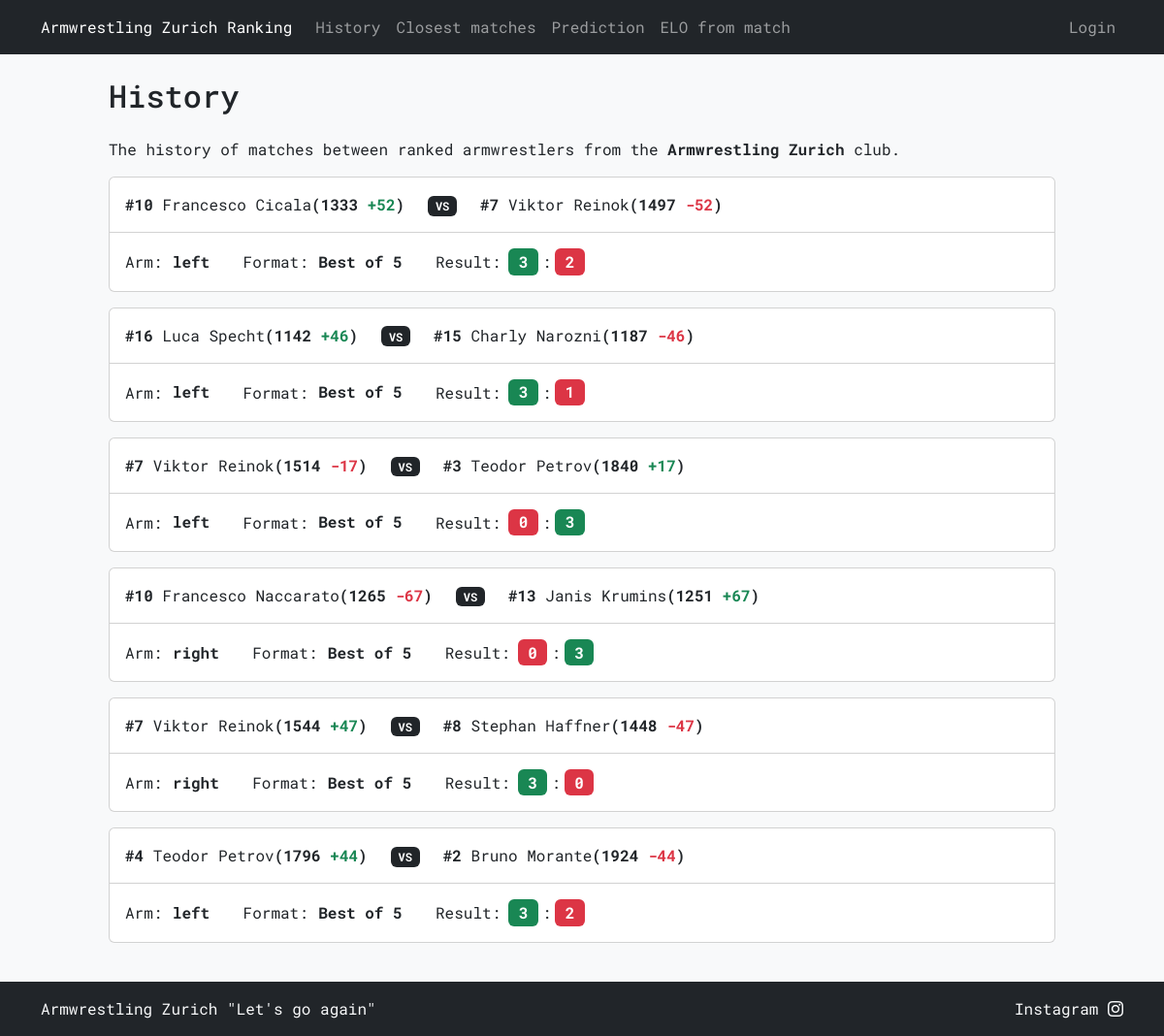
Before: /history with the older database file.
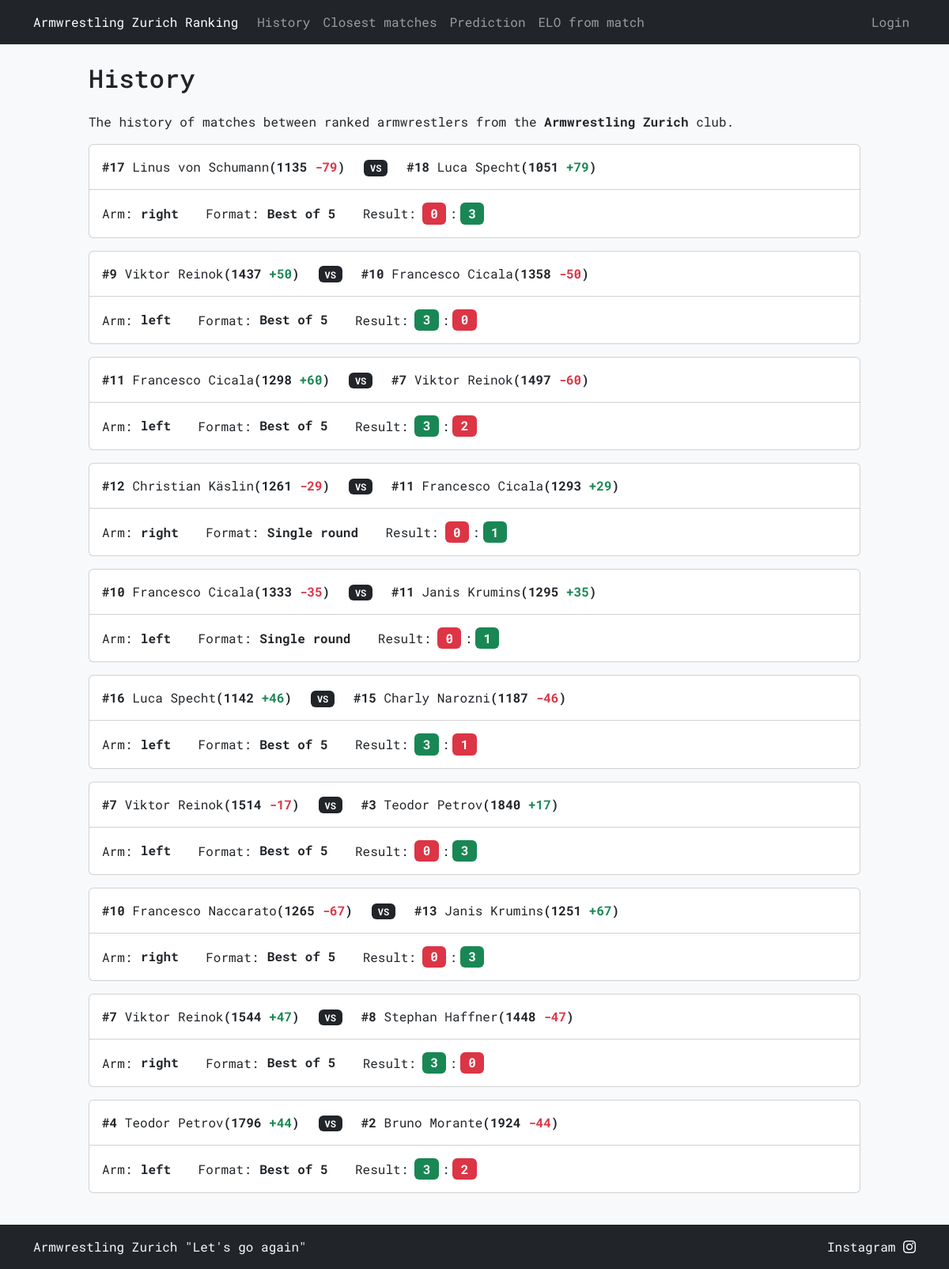
After: the same page with the newer database file.
### tables this page shows
CREATE TABLE "history" (
    id INTEGER PRIMARY KEY AUTOINCREMENT,
    armwrestler1_name TEXT NOT NULL,
    armwrestler2_name TEXT NOT NULL,
    arm TEXT NOT NULL CHECK (arm IN ('right', 'left')),
    armwrestler1_rank INTEGER NOT NULL,
    armwrestler2_rank INTEGER NOT NULL,
    armwrestler1_elo INTEGER NOT NULL,
    armwrestler2_elo INTEGER NOT NULL,
    armwrestler1_score INTEGER NOT NULL,
    armwrestler2_score INTEGER NOT NULL,
    armwrestler1_elo_diff INTEGER NOT NULL,
    armwrestler2_elo_diff INTEGER NOT NULL,
    selected_format TEXT NOT NULL,
    date DATETIME DEFAULT CURRENT_TIMESTAMP,
    added_by TEXT NOT NULL,
    FOREIGN KEY (armwrestler1_name) REFERENCES armwrestlers(name),
    FOREIGN KEY (armwrestler2_name) REFERENCES armwrestlers(name),
    FOREIGN KEY (added_by) REFERENCES users(username)
);

### armelo_app.py (the view)
@app.route("/history")
def history():
    history = db_execute('SELECT * FROM history ORDER BY id DESC LIMIT 20')
    colors = []
    for record in history:
        armwrestler_1_diff_format, armwrestler_2_diff_format = record[10], record[11]
        armwrestler_1_score_color, armwrestler_2_score_color = record[8], record[9]
        armwrestler_1_diff_format, armwrestler_1_diff_color = (f"+{armwrestler_1_diff_format}", "text-success") if armwrestler_1_diff_format > 0 else (
            (str(armwrestler_1_diff_format), "text-danger") if armwrestler_1_diff_format < 0 else ("0", "text-secondary"))
        armwrestler_2_diff_format, armwrestler_2_diff_color = (f"+{armwrestler_2_diff_format}", "text-success") if armwrestler_2_diff_format > 0 else (
            (str(armwrestler_2_diff_format), "text-danger") if armwrestler_2_diff_format < 0 else ("0", "text-secondary"))
        armwrestler_1_score_color, armwrestler_2_score_color = ("bg-success", "bg-danger") if armwrestler_1_score_color > armwrestler_2_score_color else (
            ("bg-danger", "bg-success") if armwrestler_1_score_color < armwrestler_2_score_color else ("bg-secondary", "bg-secondary"))
        colors.append((armwrestler_1_score_color, armwrestler_2_score_color, armwrestler_1_diff_color, armwrestler_2_diff_color, armwrestler_1_diff_format, armwrestler_2_diff_format))
    return render_template('history.html', history=history, colors=colors)

### armelo_app.py (called while the page is built)
def get_db():
    db = getattr(g, '_database', None)
    if db is None:
        db = g._database = sqlite3.connect(DATABASE)
    return db

def db_execute(query, *args):
    db = get_db()
    cur = db.cursor()
    cur.execute(query, args)
    if query.strip().upper().startswith(("SELECT", "WITH")):
        rv = cur.fetchall()
        cur.close()
        return rv
    else:
        db.commit()
        cur.close()

@app.context_processor
def inject_user():
    username = session.get('username')
    return dict(username=username)

### templates/history.html (shortened to what this page needs)
{% extends "layout.html" %}
{% block content %}
<h2 class="mb-4">History</h2>
<p>The history of matches between ranked armwrestlers from the <strong>Armwrestling Zurich</strong> club.</p>
{% for record in history %}
<div class="col-12 mb-3">
    <div class="card">
        <div class="card-header bg-transparent">
            <div class="row mt-2">
                <div class="col-12 col-lg-auto text-center mb-2">
                    <div>
                        <strong>#{{ record[4] }}</strong> {{ record[1] }}<strong class="text-nowrap">({{ record[6] }} <span class="{{ colors[loop.index - 1][2] }}">{{ colors[loop.index - 1][4] }}</span>)</strong>
                    </div>
                </div>
                <div class="col-12 col-lg-auto text-center mb-2">
                    <span class="badge bg-dark">VS</span>
                </div>
                <div class="col-12 col-lg-auto text-center mb-2">
                    <div>
                        <strong>#{{ record[5] }}</strong> {{ record[2] }}<strong class="text-nowrap">({{ record[7] }} <span class="{{ colors[loop.index - 1][3] }}">{{ colors[loop.index - 1][5] }}</span>)</strong>
                    </div>
                </div>
            </div>
        </div>
        <div class="card-body">
            <div class="card-text">
                <div class="row justify-content-md-center justify-content-lg-start">
                    <div class="col-12 col-md-auto mb-2 mb-md-0 text-start">
                        Arm:<span class="fs-6 mx-0 badge text-dark"><strong>{{ record[3] }}</strong></span>
                    </div>
                    <div class="col-12 col-md-auto mb-2 mb-md-0 text-start">
                        Format:<span class="fs-6 mx-0 badge text-dark">{{ record[12] }}</span>
                    </div>
                    <div class="col-12 col-md-auto mb-0 mb-md-0 text-start">
                        Result:<span class="fs-6 ms-2 me-1 badge {{ colors[loop.index - 1][0] }}">{{ record[8] }}</span>:<span class="fs-6 ms-1 me-0 badge {{ colors[loop.index - 1][1] }}">{{ record[9] }}</span>
                    </div>
                </div>
            </div>
        </div>
    </div>
</div>
{% endfor %}
{% endblock %}

Changed rows visible on the page:
removed history: armwrestler1_rank "10", armwrestler1_name "Francesco Cicala", armwrestler1_elo "1333", colors "+52", armwrestler2_rank "7", armwrestler2_name "Viktor Reinok", armwrestler2_elo "1497", armwrestler2_elo_diff "-52", arm "left", selected_format "Best of 5", armwrestler1_score "3", armwrestler2_score "2"
added history: armwrestler1_rank "17", armwrestler1_name "Linus von Schumann", armwrestler1_elo "1135", armwrestler1_elo_diff "-79", armwrestler2_rank "18", armwrestler2_name "Luca Specht", armwrestler2_elo "1051", colors "+79", arm "right", selected_format "Best of 5", armwrestler1_score "0", armwrestler2_score "3"
added history: armwrestler1_rank "9", armwrestler1_name "Viktor Reinok", armwrestler1_elo "1437", colors "+50", armwrestler2_rank "10", armwrestler2_name "Francesco Cicala", armwrestler2_elo "1358", armwrestler2_elo_diff "-50", arm "left", selected_format "Best of 5", armwrestler1_score "3", armwrestler2_score "0"
added history: armwrestler1_rank "11", armwrestler1_name "Francesco Cicala", armwrestler1_elo "1298", colors "+60", armwrestler2_rank "7", armwrestler2_name "Viktor Reinok", armwrestler2_elo "1497", armwrestler2_elo_diff "-60", arm "left", selected_format "Best of 5", armwrestler1_score "3", armwrestler2_score "2"
added history: armwrestler1_rank "12", armwrestler1_name "Christian Käslin", armwrestler1_elo "1261", armwrestler1_elo_diff "-29", armwrestler2_rank "11", armwrestler2_name "Francesco Cicala", armwrestler2_elo "1293", colors "+29", arm "right", selected_format "Single round", armwrestler1_score "0", armwrestler2_score "1"
added history: armwrestler1_rank "10", armwrestler1_name "Francesco Cicala", armwrestler1_elo "1333", armwrestler1_elo_diff "-35", armwrestler2_rank "11", armwrestler2_name "Janis Krumins", armwrestler2_elo "1295", colors "+35", arm "left", selected_format "Single round", armwrestler1_score "0", armwrestler2_score "1"
